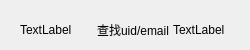
<?xml version="1.0" encoding="UTF-8"?>
<ui version="4.0">
 <class>add_user_itemClass</class>
 <widget class="QWidget" name="add_user_itemClass">
  <property name="geometry">
   <rect>
    <x>0</x>
    <y>0</y>
    <width>250</width>
    <height>50</height>
   </rect>
  </property>
  <property name="minimumSize">
   <size>
    <width>250</width>
    <height>50</height>
   </size>
  </property>
  <property name="maximumSize">
   <size>
    <width>250</width>
    <height>50</height>
   </size>
  </property>
  <property name="windowTitle">
   <string>add_user_item</string>
  </property>
  <layout class="QHBoxLayout" name="horizontalLayout">
   <property name="spacing">
    <number>0</number>
   </property>
   <property name="leftMargin">
    <number>20</number>
   </property>
   <property name="topMargin">
    <number>10</number>
   </property>
   <property name="rightMargin">
    <number>0</number>
   </property>
   <property name="bottomMargin">
    <number>0</number>
   </property>
   <item>
    <widget class="ClickedLabel" name="icon_label">
     <property name="text">
      <string>TextLabel</string>
     </property>
    </widget>
   </item>
   <item>
    <widget class="QLabel" name="tip_text">
     <property name="text">
      <string>查找uid/email</string>
     </property>
    </widget>
   </item>
   <item>
    <widget class="ClickedLabel" name="find_label">
     <property name="text">
      <string>TextLabel</string>
     </property>
    </widget>
   </item>
  </layout>
 </widget>
 <layoutdefault spacing="6" margin="11"/>
 <customwidgets>
  <customwidget>
   <class>ClickedLabel</class>
   <extends>QLabel</extends>
   <header location="global">ClickedLabel.h</header>
  </customwidget>
 </customwidgets>
 <resources/>
 <connections/>
</ui>
